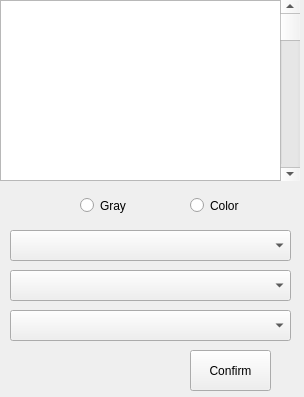
<?xml version="1.0" encoding="UTF-8"?>
<ui version="4.0">
 <class>Form</class>
 <widget class="QWidget" name="Form">
  <property name="geometry">
   <rect>
    <x>0</x>
    <y>0</y>
    <width>304</width>
    <height>397</height>
   </rect>
  </property>
  <property name="windowTitle">
   <string>Form</string>
  </property>
  <widget class="QListView" name="listView">
   <property name="geometry">
    <rect>
     <x>0</x>
     <y>0</y>
     <width>281</width>
     <height>181</height>
    </rect>
   </property>
  </widget>
  <widget class="QScrollBar" name="verticalScrollBar">
   <property name="geometry">
    <rect>
     <x>280</x>
     <y>0</y>
     <width>20</width>
     <height>181</height>
    </rect>
   </property>
   <property name="orientation">
    <enum>Qt::Vertical</enum>
   </property>
  </widget>
  <widget class="QComboBox" name="comboBox">
   <property name="geometry">
    <rect>
     <x>10</x>
     <y>230</y>
     <width>281</width>
     <height>31</height>
    </rect>
   </property>
  </widget>
  <widget class="QComboBox" name="comboBox_2">
   <property name="geometry">
    <rect>
     <x>10</x>
     <y>270</y>
     <width>281</width>
     <height>31</height>
    </rect>
   </property>
  </widget>
  <widget class="QComboBox" name="comboBox_3">
   <property name="geometry">
    <rect>
     <x>10</x>
     <y>310</y>
     <width>281</width>
     <height>31</height>
    </rect>
   </property>
  </widget>
  <widget class="QPushButton" name="pushButton">
   <property name="geometry">
    <rect>
     <x>190</x>
     <y>350</y>
     <width>81</width>
     <height>41</height>
    </rect>
   </property>
   <property name="text">
    <string>Confirm</string>
   </property>
  </widget>
  <widget class="QRadioButton" name="radioButton">
   <property name="geometry">
    <rect>
     <x>80</x>
     <y>190</y>
     <width>71</width>
     <height>31</height>
    </rect>
   </property>
   <property name="text">
    <string>Gray</string>
   </property>
  </widget>
  <widget class="QRadioButton" name="radioButton_2">
   <property name="geometry">
    <rect>
     <x>190</x>
     <y>190</y>
     <width>81</width>
     <height>31</height>
    </rect>
   </property>
   <property name="text">
    <string>Color</string>
   </property>
  </widget>
 </widget>
 <resources/>
 <connections/>
</ui>
